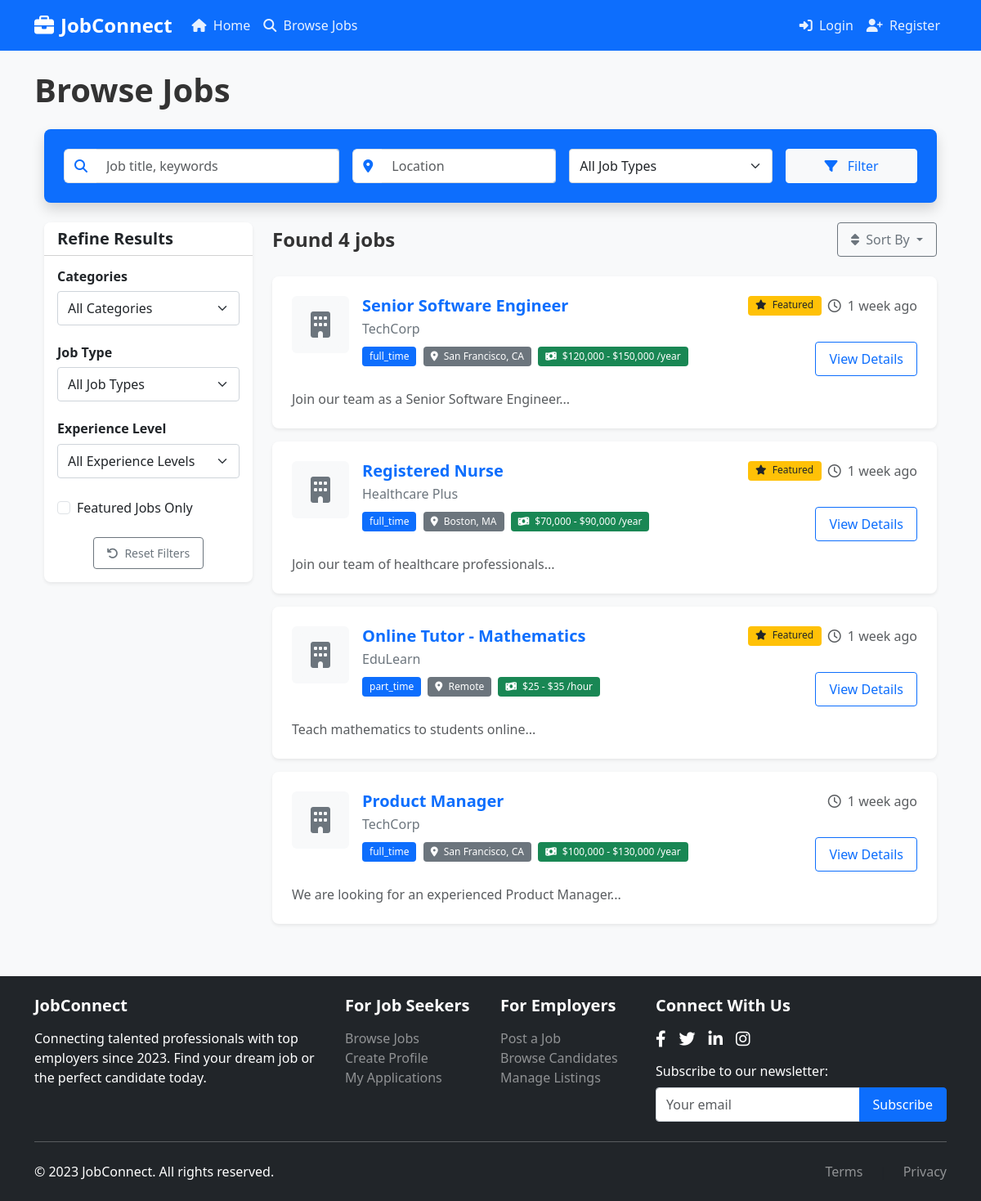
/browse-jobs.php, run on the app's committed database.
### tables this page shows
CREATE TABLE IF NOT EXISTS `jobs` (
  `id` int(11) NOT NULL AUTO_INCREMENT,
  `employer_id` int(11) NOT NULL,
  `title` varchar(255) NOT NULL,
  `location` varchar(255) DEFAULT NULL,
  `job_type` varchar(50) DEFAULT NULL,
  `category` varchar(100) DEFAULT NULL,
  `description` text NOT NULL,
  `requirements` text DEFAULT NULL,
  `responsibilities` text DEFAULT NULL,
  `salary_min` decimal(10,2) DEFAULT NULL,
  `salary_max` decimal(10,2) DEFAULT NULL,
  `salary_period` varchar(20) DEFAULT NULL,
  `benefits` text DEFAULT NULL,
  `application_url` varchar(255) DEFAULT NULL,
  `featured` tinyint(1) NOT NULL DEFAULT 0,
  `status` enum('draft','active','expired','closed') NOT NULL DEFAULT 'active',
  `created_at` timestamp NOT NULL DEFAULT CURRENT_TIMESTAMP,
  `updated_at` timestamp NOT NULL DEFAULT CURRENT_TIMESTAMP ON UPDATE CURRENT_TIMESTAMP,
  `expires_at` datetime NOT NULL,
  PRIMARY KEY (`id`),
  KEY `employer_id` (`employer_id`),
  CONSTRAINT `jobs_ibfk_1` FOREIGN KEY (`employer_id`) REFERENCES `employers` (`id`) ON DELETE CASCADE
);

CREATE TABLE IF NOT EXISTS `employers` (
  `id` int(11) NOT NULL AUTO_INCREMENT,
  `company_name` varchar(255) NOT NULL,
  `email` varchar(255) NOT NULL,
  `password` varchar(255) NOT NULL,
  `logo` varchar(255) DEFAULT NULL,
  `website` varchar(255) DEFAULT NULL,
  `description` text DEFAULT NULL,
  `location` varchar(255) DEFAULT NULL,
  `industry` varchar(100) DEFAULT NULL,
  `company_size` varchar(50) DEFAULT NULL,
  `founded_year` int(4) DEFAULT NULL,
  `phone` varchar(20) DEFAULT NULL,
  `remember_token` varchar(64) DEFAULT NULL,
  `token_expires` datetime DEFAULT NULL,
  `created_at` timestamp NOT NULL DEFAULT CURRENT_TIMESTAMP,
  `updated_at` timestamp NOT NULL DEFAULT CURRENT_TIMESTAMP ON UPDATE CURRENT_TIMESTAMP,
  PRIMARY KEY (`id`),
  UNIQUE KEY `email` (`email`)
);

### includes/functions.php (called while the page is built, shortened)
<?php
function timeAgo($date) {
    $timestamp = strtotime($date);
    $diff = time() - $timestamp;
    if ($diff < 60) {
        return 'Just now';
    } elseif ($diff < 3600) {
        $minutes = floor($diff / 60);
        return $minutes . ' minute' . ($minutes > 1 ? 's' : '') . ' ago';
    } elseif ($diff < 86400) {
        $hours = floor($diff / 3600);
        return $hours . ' hour' . ($hours > 1 ? 's' : '') . ' ago';
    } elseif ($diff < 604800) {
        $days = floor($diff / 86400);
        return $days . ' day' . ($days > 1 ? 's' : '') . ' ago';
    } elseif ($diff < 2592000) {
        $weeks = floor($diff / 604800);
        return $weeks . ' week' . ($weeks > 1 ? 's' : '') . ' ago';
    } else {
        return formatDate($date);
    }
}
function getEmploymentTypes() {
    return [
        'full-time' => 'Full-Time',
        'part-time' => 'Part-Time',
        'contract' => 'Contract',
        'temporary' => 'Temporary',
        'internship' => 'Internship',
        'remote' => 'Remote',
        'freelance' => 'Freelance'
    ];
}
function truncateText($text, $length = 100, $append = '...') {
    if (strlen($text) <= $length) {
        return $text;
    }
    $text = substr($text, 0, $length);
    $text = substr($text, 0, strrpos($text, ' '));
    return $text . $append;
}
?>

### browse-jobs.php (the view, shortened to what this page needs)
<?php
require_once 'config/db.php';
require_once 'includes/functions.php';
$keyword = isset($_GET['keyword']) ? sanitizeInput($_GET['keyword']) : '';
$location = isset($_GET['location']) ? sanitizeInput($_GET['location']) : '';
$featured = isset($_GET['featured']) && $_GET['featured'] == '1' ? 1 : 0;
$page = isset($_GET['page']) ? intval($_GET['page']) : 1;
$per_page = 10;
$offset = ($page - 1) * $per_page;
$query = "SELECT j.*, e.company_name, e.logo
          FROM jobs j
          JOIN employers e ON j.employer_id = e.id
          WHERE j.status = 'active' AND j.expires_at > NOW()";
$count_query = "SELECT COUNT(*) as total FROM jobs j WHERE j.status = 'active' AND j.expires_at > NOW()";
$params = [];
$types = "";
$sort = isset($_GET['sort']) ? $_GET['sort'] : 'newest';
switch ($sort) {
    default:
        $query .= " ORDER BY j.featured DESC, j.created_at DESC";
        break;
}
$query .= " LIMIT ?, ?";
$params[] = $offset;
$params[] = $per_page;
$types .= "ii";
$count_stmt = $conn->prepare($count_query);
$count_stmt->execute();
$count_result = $count_stmt->get_result();
$total_rows = $count_result->fetch_assoc()['total'];
$stmt = $conn->prepare($query);
if (!empty($params)) {
    $stmt->bind_param($types, ...$params);
}
$stmt->execute();
$result = $stmt->get_result();
include_once 'includes/header.php';
?>
<div class="container mb-5">
    <div class="row mb-4">
        <div class="col-12">
            <div class="card border-0 bg-primary text-white shadow">
                <div class="card-body p-4">
                    <form id="job-filter-form" action="<?php echo htmlspecialchars($_SERVER['PHP_SELF']); ?>" method="get" class="row g-3">
                        <div class="col-md-4">
                            <div class="input-group">
                                <span class="input-group-text bg-white border-end-0"><i class="fas fa-search text-primary"></i></span>
                                <input type="text" class="form-control border-start-0" name="keyword" placeholder="Job title, keywords" value="<?php echo htmlspecialchars($keyword); ?>">
                            </div>
                        </div>
                        <div class="col-md-3">
                            <div class="input-group">
                                <span class="input-group-text bg-white border-end-0"><i class="fas fa-map-marker-alt text-primary"></i></span>
                                <input type="text" class="form-control border-start-0" name="location" id="location" placeholder="Location" value="<?php echo htmlspecialchars($location); ?>">
                            </div>
                        </div>
                        <div class="col-md-3">
                            <select class="form-select" name="job_type">
                                <option value="">All Job Types</option>
                            </select>
                        </div>
                        <div class="col-md-2">
                            <button type="submit" class="btn btn-light text-primary w-100">
                                <i class="fas fa-filter me-2"></i> Filter
                            </button>
                        </div>
                    </form>
                </div>
            </div>
        </div>
    </div>
    <div class="row">
        <div class="col-lg-3 mb-4 mb-lg-0">
            <div class="card filter-card border-0 shadow-sm">
                <div class="card-header bg-white">
                    <h5 class="mb-0">Refine Results</h5>
                </div>
                <div class="card-body">
                    <form action="<?php echo htmlspecialchars($_SERVER['PHP_SELF']); ?>" method="get">
                        <div class="mb-4">
                            <h6 class="filter-title">Categories</h6>
                            <select class="form-select" name="category" onchange="this.form.submit()">
                                <option value="">All Categories</option>
                            </select>
                        </div>
                        <div class="mb-4">
                            <h6 class="filter-title">Job Type</h6>
                            <select class="form-select" name="job_type" onchange="this.form.submit()">
                                <option value="">All Job Types</option>
                            </select>
                        </div>
                        <div class="mb-4">
                            <h6 class="filter-title">Experience Level</h6>
                            <select class="form-select" name="experience" onchange="this.form.submit()">
                                <option value="">All Experience Levels</option>
                            </select>
                        </div>
                        <div class="mb-4">
                            <div class="form-check">
                                <input class="form-check-input" type="checkbox" id="featured" name="featured" value="1"
                                       <?php echo $featured ? 'checked' : ''; ?> onchange="this.form.submit()">
                                <label class="form-check-label" for="featured">
                                    Featured Jobs Only
                                </label>
                            </div>
                        </div>
                        <div class="text-center">
                            <a href="browse-jobs.php" id="clear-filters" class="btn btn-outline-secondary btn-sm">
                                <i class="fas fa-undo me-1"></i> Reset Filters
                            </a>
                        </div>
                    </form>
                </div>
            </div>
        </div>
        <div class="col-lg-9">
            <div class="d-flex justify-content-between align-items-center mb-4">
                <h4 class="mb-0">
                    <?php if($total_rows == 0): ?>
                        No jobs found
                    <?php else: ?>
                        Found <?php echo $total_rows; ?> job<?php echo $total_rows != 1 ? 's' : ''; ?>
                    <?php endif; ?>
                </h4>
                <div class="dropdown">
                    <button class="btn btn-outline-secondary dropdown-toggle" type="button" id="sortDropdown" data-bs-toggle="dropdown">
                        <i class="fas fa-sort me-1"></i> Sort By
                    </button>
                </div>
            </div>
            <?php if($result && $result->num_rows > 0): ?>
                <?php while($job = $result->fetch_assoc()): ?>
                    <div class="card job-card mb-3 border-0 shadow-sm fade-in">
                        <div class="card-body">
                            <div class="row">
                                <div class="col-md-8">
                                    <div class="d-flex">
                                        <div class="company-logo me-3 bg-light rounded p-2" style="width: 70px; height: 70px;">
                                            <?php if($job['logo']): ?>
                                                <img src="/assets/uploads/logos/<?php echo htmlspecialchars($job['logo']); ?>" alt="<?php echo htmlspecialchars($job['company_name']); ?>" class="img-fluid">
                                            <?php else: ?>
                                                <div class="d-flex align-items-center justify-content-center h-100 bg-light rounded">
                                                    <i class="fas fa-building text-secondary fa-2x"></i>
                                                </div>
                                            <?php endif; ?>
                                        </div>
                                        <div>
                                            <h5 class="job-title mb-1">
                                                <a href="job-details.php?id=<?php echo $job['id']; ?>" class="text-decoration-none">
                                                    <?php echo htmlspecialchars($job['title']); ?>
                                                </a>
                                            </h5>
                                            <p class="company-name mb-2"><?php echo htmlspecialchars($job['company_name']); ?></p>
                                            <div class="job-meta mb-2">
                                                <?php if($job['job_type'] && isset(getEmploymentTypes()[$job['job_type']])): ?>
                                                    <span class="badge bg-primary mb-1 me-1"><?php echo htmlspecialchars(getEmploymentTypes()[$job['job_type']]); ?></span>
                                                <?php elseif($job['job_type']): ?>
                                                    <span class="badge bg-primary mb-1 me-1"><?php echo htmlspecialchars($job['job_type']); ?></span>
                                                <?php endif; ?>
                                                <?php if($job['location']): ?>
                                                    <span class="badge bg-secondary mb-1 me-1">
                                                        <i class="fas fa-map-marker-alt me-1"></i>
                                                        <?php echo htmlspecialchars($job['location']); ?>
                                                    </span>
                                                <?php endif; ?>
                                                <?php if($job['salary_min'] && $job['salary_max']): ?>
                                                    <span class="badge bg-success mb-1">
                                                        <i class="fas fa-money-bill-wave me-1"></i>
                                                        $<?php echo number_format($job['salary_min']); ?> - $<?php echo number_format($job['salary_max']); ?>
                                                        <?php if($job['salary_period']): ?>
                                                            /<?php echo htmlspecialchars($job['salary_period']); ?>
                                                        <?php endif; ?>
                                                    </span>
                                                <?php endif; ?>
                                            </div>
                                        </div>
                                    </div>
                                </div>
                                <div class="col-md-4 mt-3 mt-md-0 d-flex flex-column justify-content-between">
                                    <div class="d-flex justify-content-md-end mb-2">
                                        <?php if($job['featured']): ?>
                                            <span class="badge bg-warning text-dark me-2">
                                                <i class="fas fa-star me-1"></i> Featured
                                            </span>
                                        <?php endif; ?>
                                        <span class="text-muted">
                                            <i class="far fa-clock me-1"></i>
                                            <?php echo timeAgo($job['created_at']); ?>
                                        </span>
                                    </div>
                                    <div class="d-flex justify-content-md-end">
                                        <a href="job-details.php?id=<?php echo $job['id']; ?>" class="btn btn-outline-primary">
                                            View Details
                                        </a>
                                    </div>
                                </div>
                            </div>
                            <div class="mt-3">
                                <p class="job-description text-muted mb-0">
                                    <?php echo truncateText(htmlspecialchars($job['description']), 150); ?>
                                </p>
                            </div>
                        </div>
                    </div>
                <?php endwhile; ?>
            <?php endif; ?>
        </div>
    </div>
</div>
<?php
include_once 'includes/footer.php';
?>

### data on the page
jobs: title "Senior Software Engineer", employer.company_name "TechCorp", job_type "full_time", location "San Francisco, CA", salary_min "120,000", salary_max "150,000", salary_period "year", featured 1 (drawn), created_at "1 week ago", description "Join our team as a Senior Software Engineer..."
jobs: title "Registered Nurse", employer.company_name "Healthcare Plus", job_type "full_time", location "Boston, MA", salary_min "70,000", salary_max "90,000", salary_period "year", featured 1 (drawn), created_at "1 week ago", description "Join our team of healthcare professionals..."
jobs: title "Online Tutor - Mathematics", employer.company_name "EduLearn", job_type "part_time", location "Remote", salary_min "25", salary_max "35", salary_period "hour", featured 1 (drawn), created_at "1 week ago", description "Teach mathematics to students online..."
jobs: title "Product Manager", employer.company_name "TechCorp", job_type "full_time", location "San Francisco, CA", salary_min "100,000", salary_max "130,000", salary_period "year", created_at "1 week ago", description "We are looking for an experienced Product Manager..."

### other printed values
$page_header "Browse Jobs"
$total_rows "4"
